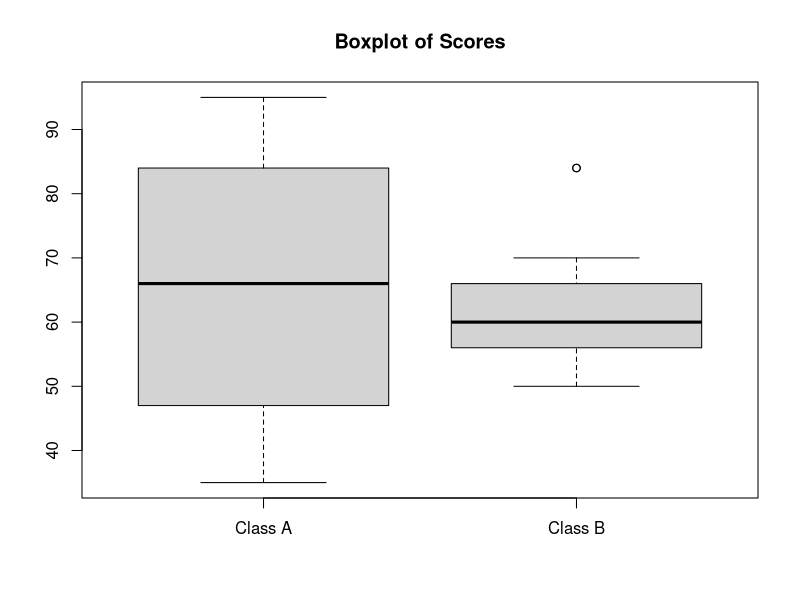
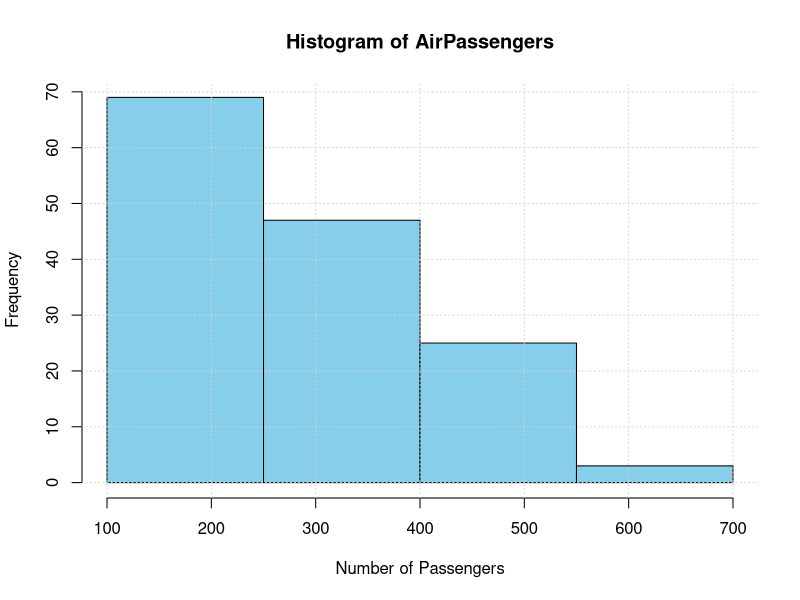
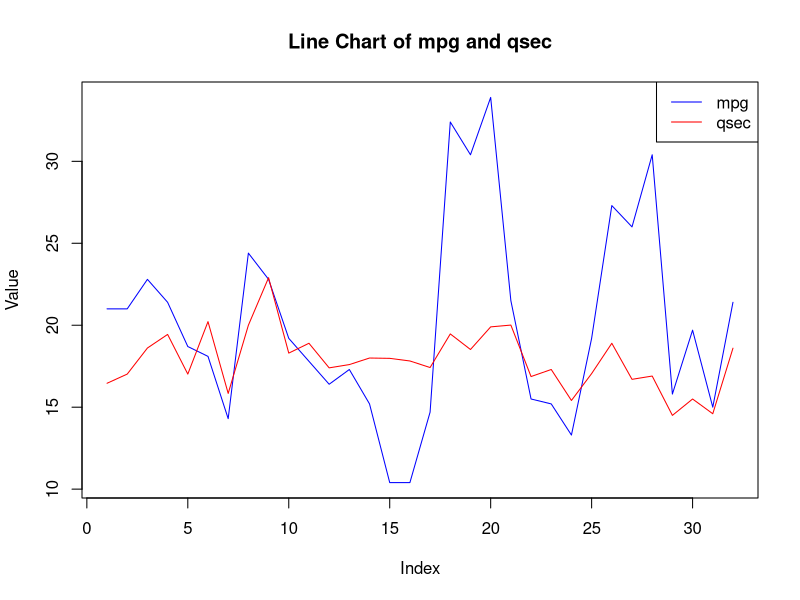

Write R code to recreate these figures, in order.
# Define the scores
classA <- c(76, 35, 47, 64, 95, 66, 89, 36, 84, 76, 35, 47, 64, 95, 66, 89, 36, 84)
classB <- c(51, 56, 84, 60, 59, 70, 63, 66, 50, 51, 56, 84, 60, 59, 70, 63, 66, 50)
# Calculate the mean
meanA <- mean(classA)
meanB <- mean(classB)
# Calculate the median
medianA <- median(classA)
medianB <- median(classB)
# Calculate the range
rangeA <- max(classA) - min(classA)
rangeB <- max(classB) - min(classB)
# Print the results
print(paste("Mean of Class A: ", meanA))
print(paste("Mean of Class B: ", meanB))
print(paste("Median of Class A: ", medianA))
print(paste("Median of Class B: ", medianB))
print(paste("Range of Class A: ", rangeA))
print(paste("Range of Class B: ", rangeB))
# Plot the boxplot
boxplot(classA, classB, names=c("Class A", "Class B"), main="Boxplot of Scores")


# Define the data
data <- c(200, 300, 400, 600, 1000)
# Min-max normalization
min_max_normalized <- (data - min(data)) / (max(data) - min(data))
print(paste("Min-max normalized data: ", toString(min_max_normalized)))
# Z-score normalization
z_score_normalized <- (data - mean(data)) / sd(data)
print(paste("Z-score normalized data: ", toString(z_score_normalized)))


data(AirPassengers)
start_value <- 100
bin_width <- 150
bins <- seq(start_value, max(AirPassengers) + bin_width, bin_width)
hist(AirPassengers, breaks = bins, col = "skyblue", main = "Histogram of AirPassengers",
     xlab = "Number of Passengers", ylab = "Frequency")
grid()


# Load the dataset
data(mtcars)
# Create a blank plot
plot(1, 1, xlim = c(1, nrow(mtcars)), ylim = c(min(mtcars$mpg, mtcars$qsec), max(mtcars$mpg, mtcars$qsec)), type = "n", xlab = "Index", ylab = "Value", main = "Line Chart of mpg and qsec")
# Add the lines
lines(mtcars$mpg, type = "l", col = "blue")
lines(mtcars$qsec, type = "l", col = "red")
# Add a legend
legend("topright", legend = c("mpg", "qsec"), col = c("blue", "red"), lty = 1)


